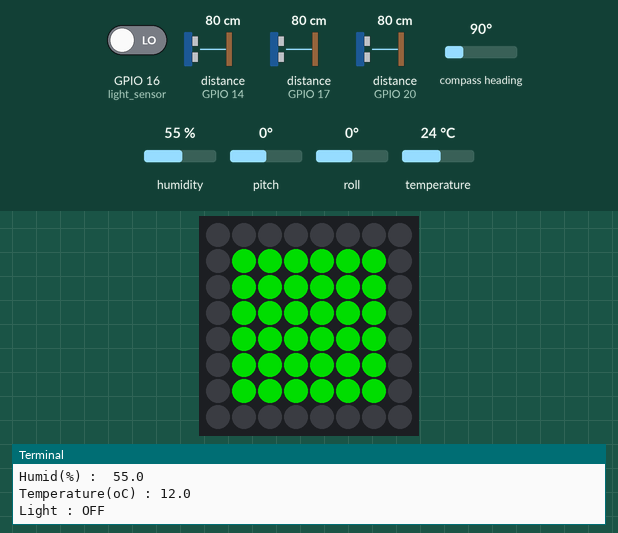
Simulated run of this program. Board: Raspberry Pi (BCM pin numbers) with a Sense HAT. On the bench: the Sense HAT's 8×8 RGB LED matrix, the last lines printed to the terminal. The inputs (shaded band) are chosen by the test bench; at power-on: GPIO 16 (light_sensor) LOW, distance to the obstacle (sensors on GPIO 14, GPIO 17, GPIO 20) 80 cm, compass heading 90°, humidity 55 %, pitch 0°, roll 0°, temperature 24 °C. The echo pulse lasts 58.3 µs per cm; dim RGB values are drawn brighter than linear; the clock reads 2024-03-15 10:24:30 at power-on unless the program sets it; no MQTT or app messages arrive unless stated; each call to the cloud database takes 0.3 s, and an entry nobody has set reads as its off value or as empty; the Sense HAT reports a negative pitch or roll as 360° plus the angle; every time zone reads the same local clock.

Above: at 1.3 s.
1.4 s: GPIO 16 (light_sensor) driven HIGH
At 2.5 s:
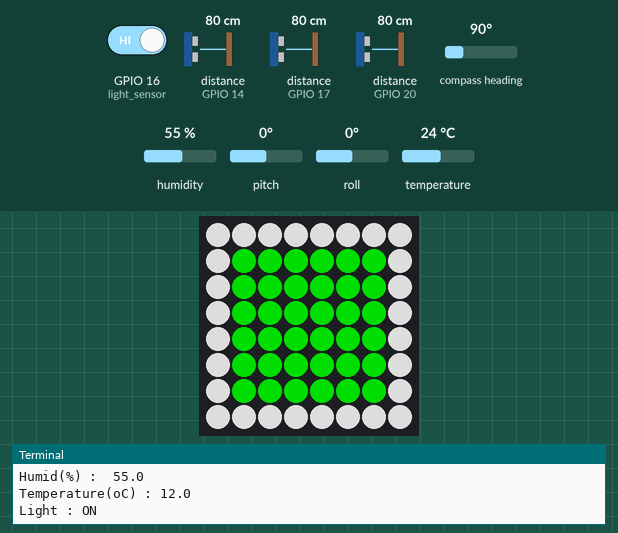
4.4 s: distance to the obstacle (sensor on GPIO 14) set to 12 cm
6.6 s: distance to the obstacle (sensor on GPIO 14) set to 9 cm
At 7.8 s:
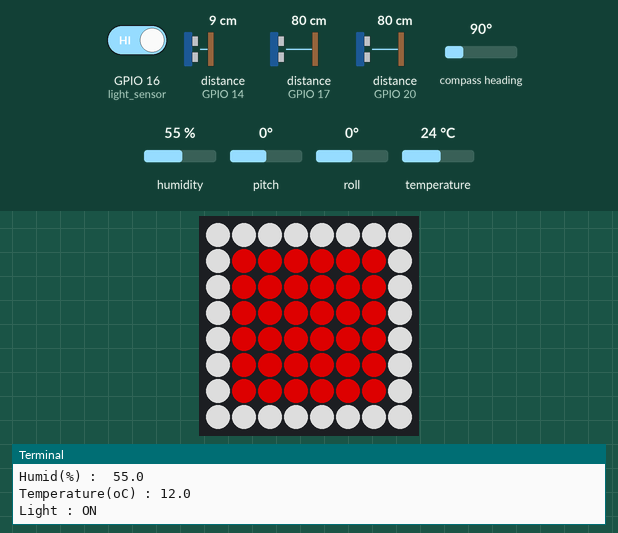
8.6 s: GPIO 16 (light_sensor) driven LOW
At 9.5 s:
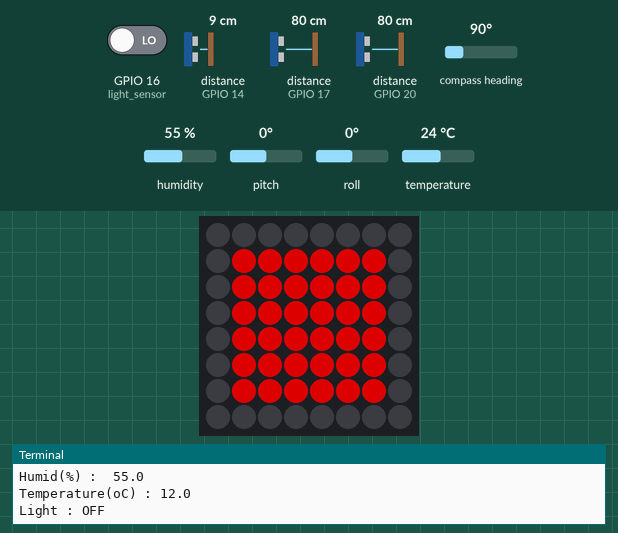
12.2 s: distance to the obstacle (sensor on GPIO 14) set to 35 cm
At 13.3 s:
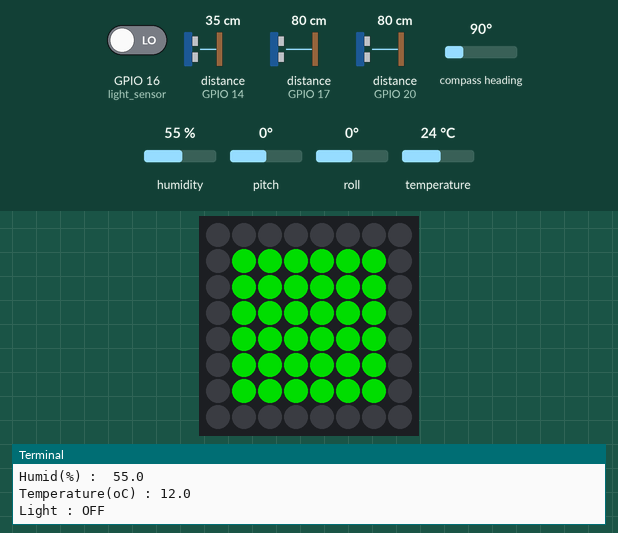
Timing chart, 0 to 15.2 s (numbered marks = the images above; inputs shaded):
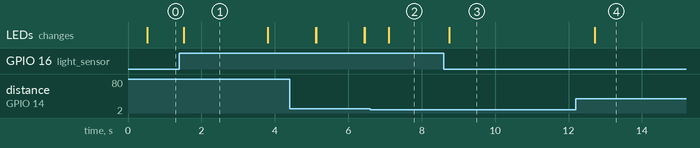

The program:

13_Final_Code.py
```python
#최종 코드

from sense_hat import SenseHat
import time
from gpiozero import DistanceSensor
import paho.mqtt.client as mqtt
from gpiozero import DigitalInputDevice
from firebase import firebase
from datetime import datetime
import pytz
import time
import json

# GPIO 핀 번호 설정
sensor1_trigger = 27
sensor1_echo = 17
sensor2_trigger = 15
sensor2_echo = 14
sensor3_trigger = 21
sensor3_echo = 20
LIGHT_SENSOR_PIN = 16

sense = SenseHat()

# 초음파 센서 객체 생성
sensor1 = DistanceSensor(echo=sensor1_echo, trigger=sensor1_trigger)
sensor2 = DistanceSensor(echo=sensor2_echo, trigger=sensor2_trigger)
sensor3 = DistanceSensor(echo=sensor3_echo, trigger=sensor3_trigger)

# 조도 센서 초기화
light_sensor = DigitalInputDevice(LIGHT_SENSOR_PIN)

# LED brightness
red = (155, 0, 0)
green = (0, 155, 0)
white = (155, 155, 155)
out = (0, 0, 0)
angle = 0

# Firebase Realtime Database에 연결하는 Firebase 객체 생성
# project host url
firebase_url = ""
firebase = firebase.FirebaseApplication(firebase_url, None)

# 한국 시간대 (Asia/Seoul)로 설정
korea_timezone = pytz.timezone("Asia/Seoul")

# MQTT 설정
mqtt_broker = "192.168.110.120"  # 예: "localhost" 또는 브로커의 올바른 호스트 이름/주소
mqtt_port = 1883
mqtt_topic1 = "sensor/data1"
mqtt_topic2 = "sensor/data2"
mqtt_topic_heading = "sensor/data/heading"
mqtt_topic_direction = "sensor/data/direction"
mqtt_topic_distance1 = "sensor/data/distance1"
mqtt_topic_distance2 = "sensor/data/distance2"
mqtt_topic_distance3 = "sensor/data/distance3"
mqtt_topic_humidity = "sensor/data/humidity"
mqtt_topic_temperature = "sensor/data/temperature"
mqtt_topic_led1 = "sensor/data/led1"
mqtt_topic_led2 = "sensor/data/led2"
mqtt_topic_led3 = "sensor/data/led3"
mqtt_topic_light = "sensor/data/light"
mqtt_topic_sig = "agv/sig"

# MQTT 클라이언트 초기화
client = mqtt.Client()

def get_heading():
    # Get the orientation data
    orientation = sense.get_orientation_degrees()
    pitch = orientation['pitch']
    roll = orientation['roll']
    yaw = orientation['yaw']

    # Print the yaw angle
    #print(f"Pitch: {pitch:.2f} Roll: {roll:.2f} Yaw: {yaw:.2f}")
    return yaw

def on_connect(client, userdata, flags, rc):
    print("Connected with result code " + str(rc))

client.on_connect = on_connect
client.connect(mqtt_broker, mqtt_port, 60)

try:
    while True:
        # 거리 측정
        distance1 = sensor1.distance * 100  # 거리를 센티미터로 변환
        distance2 = sensor2.distance * 100
        distance3 = sensor3.distance * 100

        humid = sense.get_humidity()
        temp = sense.get_temperature()
        sensor_value = light_sensor.value
        sig=""

        heading = get_heading()
        if heading < 22.5 or heading >= 337.5:
            direction = "North"
        elif 22.5 <= heading < 67.5:
            direction = "Northeast"
        elif 67.5 <= heading < 112.5:
            direction = "East"
        elif 112.5 <= heading < 157.5:
            direction = "Southeast"
        elif 157.5 <= heading < 202.5:
            direction = "South"
        elif 202.5 <= heading < 247.5:
            direction = "Southwest"
        elif 247.5 <= heading < 292.5:
            direction = "West"
        elif 292.5 <= heading < 337.5:
            direction = "Northwest"

        if distance3 <= 10 or distance2 <= 10 or distance1 <= 10:
            client.publish(mqtt_topic_led1,"false")
            client.publish(mqtt_topic_led2,"false")
            client.publish(mqtt_topic_led3,"false")
            client.publish(mqtt_topic_sig,"stop")

            for i in range(8):
                for j in range(8):
                    sense.set_pixel(i,j,red)
                    if(i==0 or j==0 or i==7 or j==7):
                        if light_sensor.value == 1:
                            sense.set_pixel(i,j,white)
                        else:
                            sense.set_pixel(i,j,out)

        else:
            client.publish(mqtt_topic_led1,"true")
            client.publish(mqtt_topic_led2,"true")
            client.publish(mqtt_topic_led3,"true")

            for i in range(8):
                for j in range(8):
                    sense.set_pixel(i, j, green)
                    if(i==0 or j==0 or i==7 or j==7):
                        if light_sensor.value == 1:
                            sense.set_pixel(i,j,white)
                        else :
                            sense.set_pixel(i,j,out)

        print(round(heading,2))
        print(f"Direction: {direction}")
        print("Left: {:.2f} cm".format(distance1))
        print("Center: {:.2f} cm".format(distance2))
        print("Right: {:.2f} cm".format(round(distance3,2)))
        print("Humid(%) : ", round(humid,2))
        print("Temperature(oC) :", round((temp - 12),2))

        light = ""

        if light_sensor.value:
            print("Light : ON")
            light ="ON"
        else:
            print("Light : OFF")
            light = "OFF"

        # 센서 데이터 MQTT로 전송
        payload = {
            "Heading": round(heading,2),
            "Direction": direction,
            "Left":round(distance1,2),
            "Center":round(distance2,2),
            "Right": round(distance3,2),
            "Humid": round(humid,2),
            "Temp": round(temp - 12,2),  # 온도 보정
            "Light" : light,
            "Sig" : sig
        }

        client.publish(mqtt_topic1,str(payload))
        client.publish(mqtt_topic2,json.dumps(payload))

        client.publish(mqtt_topic_heading, round(heading,2))
        client.publish(mqtt_topic_direction, direction)
        client.publish(mqtt_topic_distance1, round(distance1,2))
        client.publish(mqtt_topic_distance2, round(distance2,2))
        client.publish(mqtt_topic_distance3, round(distance3,2))
        client.publish(mqtt_topic_humidity, round(humid,2))
        client.publish(mqtt_topic_temperature, round(temp-12,2))
        client.publish(mqtt_topic_light, light)

        current_time = datetime.now(korea_timezone)
        now_time = current_time.strftime("%Y-%m-%d %H:%M:%S")
        write_key = now_time

        result = firebase.put("/sensorData", write_key ,payload)
        print("Data successfully written. Key:", result)

        #time.sleep(0.5)

except KeyboardInterrupt:
    print("종료")

finally:
    for i in range(8):
        for j in range(8):
            sense.set_pixel(i, j, out)
    sensor1.close()
    sensor2.close()
    sensor3.close()
    client.disconnect()
```

Measured:
- the behaviour switches between 11 and 10 cm on distance to the obstacle (sensor on GPIO 14) (found by bisection; images 1 and 2)
- after the input at 1.4 s, the LEDs: change after 0.12 s (image 1)
- after the input at 6.6 s, the LEDs: change after 0.51 s (image 2)
- after the input at 8.6 s, the LEDs: change after 0.16 s (image 3)
- after the input at 12.2 s, the LEDs: change after 0.51 s (image 4)
